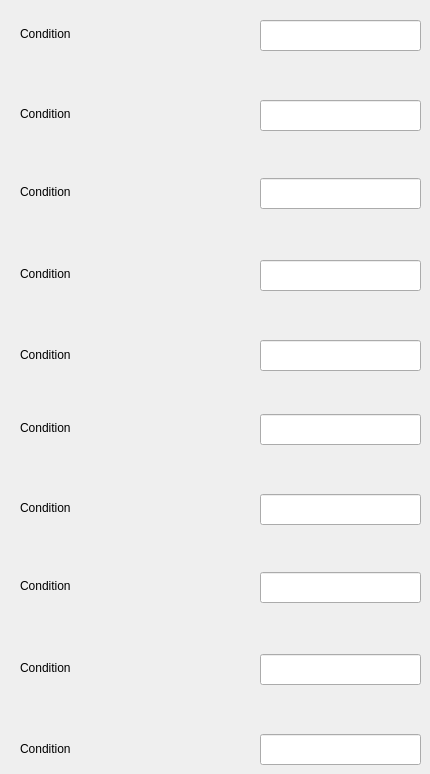
    <widget class="QWidget" name="debrief">
     <attribute name="title">
      <string>Margin Drifter</string>
     </attribute>
     <widget class="QLineEdit" name="cond_set_name_32">
      <property name="geometry">
       <rect>
        <x>260</x>
        <y>572</y>
        <width>161</width>
        <height>31</height>
       </rect>
      </property>
     </widget>
     <widget class="QLineEdit" name="cond_set_name_33">
      <property name="geometry">
       <rect>
        <x>260</x>
        <y>340</y>
        <width>161</width>
        <height>31</height>
       </rect>
      </property>
     </widget>
     <widget class="QLabel" name="label_33">
      <property name="geometry">
       <rect>
        <x>20</x>
        <y>420</y>
        <width>161</width>
        <height>16</height>
       </rect>
      </property>
      <property name="text">
       <string>Condition </string>
      </property>
     </widget>
     <widget class="QLineEdit" name="cond_set_name_34">
      <property name="geometry">
       <rect>
        <x>260</x>
        <y>734</y>
        <width>161</width>
        <height>31</height>
       </rect>
      </property>
     </widget>
     <widget class="QLineEdit" name="cond_set_name_35">
      <property name="geometry">
       <rect>
        <x>260</x>
        <y>260</y>
        <width>161</width>
        <height>31</height>
       </rect>
      </property>
     </widget>
     <widget class="QLineEdit" name="cond_set_name_36">
      <property name="geometry">
       <rect>
        <x>260</x>
        <y>494</y>
        <width>161</width>
        <height>31</height>
       </rect>
      </property>
     </widget>
     <widget class="QLabel" name="label_34">
      <property name="geometry">
       <rect>
        <x>20</x>
        <y>741</y>
        <width>161</width>
        <height>16</height>
       </rect>
      </property>
      <property name="text">
       <string>Condition </string>
      </property>
     </widget>
     <widget class="QLabel" name="label_35">
      <property name="geometry">
       <rect>
        <x>20</x>
        <y>266</y>
        <width>161</width>
        <height>16</height>
       </rect>
      </property>
      <property name="text">
       <string>Condition </string>
      </property>
     </widget>
     <widget class="QLabel" name="label_36">
      <property name="geometry">
       <rect>
        <x>20</x>
        <y>106</y>
        <width>161</width>
        <height>16</height>
       </rect>
      </property>
      <property name="text">
       <string>Condition </string>
      </property>
     </widget>
     <widget class="QLineEdit" name="cond_set_name_37">
      <property name="geometry">
       <rect>
        <x>260</x>
        <y>20</y>
        <width>161</width>
        <height>31</height>
       </rect>
      </property>
     </widget>
     <widget class="QLabel" name="label_37">
      <property name="geometry">
       <rect>
        <x>20</x>
        <y>26</y>
        <width>161</width>
        <height>16</height>
       </rect>
      </property>
      <property name="text">
       <string>Condition </string>
      </property>
     </widget>
     <widget class="QLabel" name="label_38">
      <property name="geometry">
       <rect>
        <x>20</x>
        <y>578</y>
        <width>161</width>
        <height>16</height>
       </rect>
      </property>
      <property name="text">
       <string>Condition </string>
      </property>
     </widget>
     <widget class="QLineEdit" name="cond_set_name_38">
      <property name="geometry">
       <rect>
        <x>260</x>
        <y>178</y>
        <width>161</width>
        <height>31</height>
       </rect>
      </property>
     </widget>
     <widget class="QLabel" name="label_39">
      <property name="geometry">
       <rect>
        <x>20</x>
        <y>347</y>
        <width>161</width>
        <height>16</height>
       </rect>
      </property>
      <property name="text">
       <string>Condition </string>
      </property>
     </widget>
     <widget class="QLabel" name="label_40">
      <property name="geometry">
       <rect>
        <x>20</x>
        <y>184</y>
        <width>161</width>
        <height>16</height>
       </rect>
      </property>
      <property name="text">
       <string>Condition </string>
      </property>
     </widget>
     <widget class="QLabel" name="label_41">
      <property name="geometry">
       <rect>
        <x>20</x>
        <y>500</y>
        <width>161</width>
        <height>16</height>
       </rect>
      </property>
      <property name="text">
       <string>Condition </string>
      </property>
     </widget>
     <widget class="QLineEdit" name="cond_set_name_39">
      <property name="geometry">
       <rect>
        <x>260</x>
        <y>414</y>
        <width>161</width>
        <height>31</height>
       </rect>
      </property>
     </widget>
     <widget class="QLineEdit" name="cond_set_name_40">
      <property name="geometry">
       <rect>
        <x>260</x>
        <y>654</y>
        <width>161</width>
        <height>31</height>
       </rect>
      </property>
     </widget>
     <widget class="QLineEdit" name="cond_set_name_41">
      <property name="geometry">
       <rect>
        <x>260</x>
        <y>100</y>
        <width>161</width>
        <height>31</height>
       </rect>
      </property>
     </widget>
     <widget class="QLabel" name="label_42">
      <property name="geometry">
       <rect>
        <x>20</x>
        <y>660</y>
        <width>161</width>
        <height>16</height>
       </rect>
      </property>
      <property name="text">
       <string>Condition </string>
      </property>
     </widget>
    </widget>
